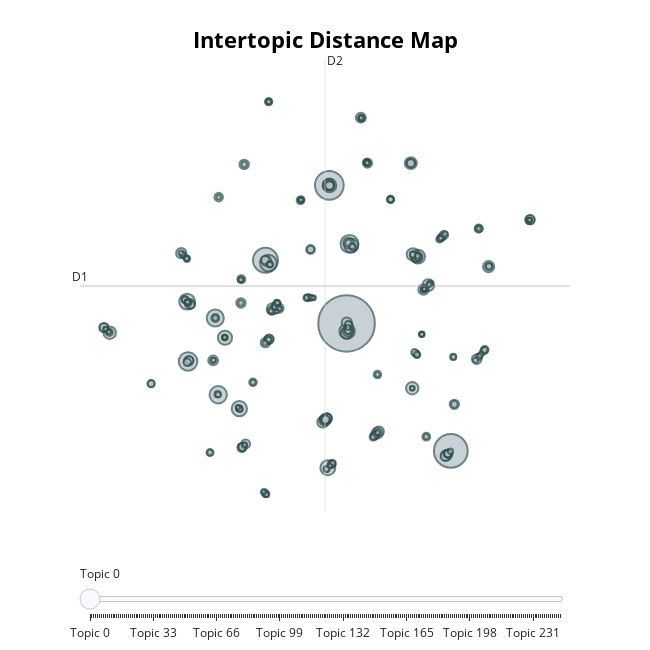

Write notebook code for a chart like this one.
### Code cell
#  BERTopic (Transformer-based)

topic_model = BERTopic()
topics, probs = topic_model.fit_transform(documents_clean)

# Visualize BERTopic topics
topic_model.visualize_topics()

### Figure 1 — Plotly figure (JSON) as saved in the notebook; plotly's stock layout.template omitted (floating-point values rounded to 4 significant figures; data arrays with more than 128 entries replaced by an {"elided": "..."} marker saying what was removed)
{"data": [{"customdata": {"elided": "246x3 mixed values"}, "hovertemplate": "<b>Topic %{customdata[0]}</b><br>%{customdata[1]}<br>Size: %{customdata[2]}", "legendgroup": "", "marker": {"color": "#B0BEC5", "line": {"color": "DarkSlateGrey", "width": 2}, "size": {"elided": "246 int values"}, "sizemode": "area", "sizeref": 1.127, "symbol": "circle"}, "mode": "markers", "name": "", "orientation": "v", "showlegend": false, "type": "scatter", "x": {"elided": "246 float values"}, "xaxis": "x", "y": {"elided": "246 float values"}, "yaxis": "y"}], "layout": {"annotations": [{"showarrow": false, "text": "D1", "x": -15.19, "y": 8.027, "yshift": 10}, {"showarrow": false, "text": "D2", "x": 5.099, "xshift": 10, "y": 27.44}], "height": 650, "hoverlabel": {"bgcolor": "white", "font": {"family": "Rockwell", "size": 16}}, "legend": {"itemsizing": "constant", "tracegroupgap": 0}, "margin": {"t": 60}, "shapes": [{"line": {"color": "#CFD8DC", "width": 2}, "type": "line", "x0": 5.099, "x1": 5.099, "y0": -11.39, "y1": 27.44}, {"line": {"color": "#9E9E9E", "width": 2}, "type": "line", "x0": -15.19, "x1": 25.39, "y0": 8.027, "y1": 8.027}], "sliders": [{"active": 0, "pad": {"t": 50}, "steps": [{"args": [{"marker.color": {"elided": "1x246 str values"}}], "label": "Topic 0", "method": "update"}, {"args": [{"marker.color": {"elided": "1x246 str values"}}], "label": "Topic 1", "method": "update"}, {"args": [{"marker.color": {"elided": "1x246 str values"}}], "label": "Topic 2", "method": "update"}, {"args": [{"marker.color": {"elided": "1x246 str values"}}], "label": "Topic 3", "method": "update"}, {"args": [{"marker.color": {"elided": "1x246 str values"}}], "label": "Topic 4", "method": "update"}, {"args": [{"marker.color": {"elided": "1x246 str values"}}], "label": "Topic 5", "method": "update"}, {"args": [{"marker.color": {"elided": "1x246 str values"}}], "label": "Topic 6", "method": "update"}, {"args": [{"marker.color": {"elided": "1x246 str values"}}], "label": "Topic 7", "method": "update"}, {"args": [{"marker.color": {"elided": "1x246 str values"}}], "label": "Topic 8", "method": "update"}, {"args": [{"marker.color": {"elided": "1x246 str values"}}], "label": "Topic 9", "method": "update"}, {"args": [{"marker.color": {"elided": "1x246 str values"}}], "label": "Topic 10", "method": "update"}, {"args": [{"marker.color": {"elided": "1x246 str values"}}], "label": "Topic 11", "method": "update"}, {"args": [{"marker.color": {"elided": "1x246 str values"}}], "label": "Topic 12", "method": "update"}, {"args": [{"marker.color": {"elided": "1x246 str values"}}], "label": "Topic 13", "method": "update"}, {"args": [{"marker.color": {"elided": "1x246 str values"}}], "label": "Topic 14", "method": "update"}, {"args": [{"marker.color": {"elided": "1x246 str values"}}], "label": "Topic 15", "method": "update"}, {"args": [{"marker.color": {"elided": "1x246 str values"}}], "label": "Topic 16", "method": "update"}, {"args": [{"marker.color": {"elided": "1x246 str values"}}], "label": "Topic 17", "method": "update"}, {"args": [{"marker.color": {"elided": "1x246 str values"}}], "label": "Topic 18", "method": "update"}, {"args": [{"marker.color": {"elided": "1x246 str values"}}], "label": "Topic 19", "method": "update"}, {"args": [{"marker.color": {"elided": "1x246 str values"}}], "label": "Topic 20", "method": "update"}, {"args": [{"marker.color": {"elided": "1x246 str values"}}], "label": "Topic 21", "method": "update"}, {"args": [{"marker.color": {"elided": "1x246 str values"}}], "label": "Topic 22", "method": "update"}, {"args": [{"marker.color": {"elided": "1x246 str values"}}], "label": "Topic 23", "method": "update"}, {"args": [{"marker.color": {"elided": "1x246 str values"}}], "label": "Topic 24", "method": "update"}, {"args": [{"marker.color": {"elided": "1x246 str values"}}], "label": "Topic 25", "method": "update"}, {"args": [{"marker.color": {"elided": "1x246 str values"}}], "label": "Topic 26", "method": "update"}, {"args": [{"marker.color": {"elided": "1x246 str values"}}], "label": "Topic 27", "method": "update"}, {"args": [{"marker.color": {"elided": "1x246 str values"}}], "label": "Topic 28", "method": "update"}, {"args": [{"marker.color": {"elided": "1x246 str values"}}], "label": "Topic 29", "method": "update"}, {"args": [{"marker.color": {"elided": "1x246 str values"}}], "label": "Topic 30", "method": "update"}, {"args": [{"marker.color": {"elided": "1x246 str values"}}], "label": "Topic 31", "method": "update"}, {"args": [{"marker.color": {"elided": "1x246 str values"}}], "label": "Topic 32", "method": "update"}, {"args": [{"marker.color": {"elided": "1x246 str values"}}], "label": "Topic 33", "method": "update"}, {"args": [{"marker.color": {"elided": "1x246 str values"}}], "label": "Topic 34", "method": "update"}, {"args": [{"marker.color": {"elided": "1x246 str values"}}], "label": "Topic 35", "method": "update"}, {"args": [{"marker.color": {"elided": "1x246 str values"}}], "label": "Topic 36", "method": "update"}, {"args": [{"marker.color": {"elided": "1x246 str values"}}], "label": "Topic 37", "method": "update"}, {"args": [{"marker.color": {"elided": "1x246 str values"}}], "label": "Topic 38", "method": "update"}, {"args": [{"marker.color": {"elided": "1x246 str values"}}], "label": "Topic 39", "method": "update"}, {"args": [{"marker.color": {"elided": "1x246 str values"}}], "label": "Topic 40", "method": "update"}, {"args": [{"marker.color": {"elided": "1x246 str values"}}], "label": "Topic 41", "method": "update"}, {"args": [{"marker.color": {"elided": "1x246 str values"}}], "label": "Topic 42", "method": "update"}, {"args": [{"marker.color": {"elided": "1x246 str values"}}], "label": "Topic 43", "method": "update"}, {"args": [{"marker.color": {"elided": "1x246 str values"}}], "label": "Topic 44", "method": "update"}, {"args": [{"marker.color": {"elided": "1x246 str values"}}], "label": "Topic 45", "method": "update"}, {"args": [{"marker.color": {"elided": "1x246 str values"}}], "label": "Topic 46", "method": "update"}, {"args": [{"marker.color": {"elided": "1x246 str values"}}], "label": "Topic 47", "method": "update"}, {"args": [{"marker.color": {"elided": "1x246 str values"}}], "label": "Topic 48", "method": "update"}, {"args": [{"marker.color": {"elided": "1x246 str values"}}], "label": "Topic 49", "method": "update"}, {"args": [{"marker.color": {"elided": "1x246 str values"}}], "label": "Topic 50", "method": "update"}, {"args": [{"marker.color": {"elided": "1x246 str values"}}], "label": "Topic 51", "method": "update"}, {"args": [{"marker.color": {"elided": "1x246 str values"}}], "label": "Topic 52", "method": "update"}, {"args": [{"marker.color": {"elided": "1x246 str values"}}], "label": "Topic 53", "method": "update"}, {"args": [{"marker.color": {"elided": "1x246 str values"}}], "label": "Topic 54", "method": "update"}, {"args": [{"marker.color": {"elided": "1x246 str values"}}], "label": "Topic 55", "method": "update"}, {"args": [{"marker.color": {"elided": "1x246 str values"}}], "label": "Topic 56", "method": "update"}, {"args": [{"marker.color": {"elided": "1x246 str values"}}], "label": "Topic 57", "method": "update"}, {"args": [{"marker.color": {"elided": "1x246 str values"}}], "label": "Topic 58", "method": "update"}, {"args": [{"marker.color": {"elided": "1x246 str values"}}], "label": "Topic 59", "method": "update"}, {"args": [{"marker.color": {"elided": "1x246 str values"}}], "label": "Topic 60", "method": "update"}, {"args": [{"marker.color": {"elided": "1x246 str values"}}], "label": "Topic 61", "method": "update"}, {"args": [{"marker.color": {"elided": "1x246 str values"}}], "label": "Topic 62", "method": "update"}, {"args": [{"marker.color": {"elided": "1x246 str values"}}], "label": "Topic 63", "method": "update"}, {"args": [{"marker.color": {"elided": "1x246 str values"}}], "label": "Topic 64", "method": "update"}, {"args": [{"marker.color": {"elided": "1x246 str values"}}], "label": "Topic 65", "method": "update"}, {"args": [{"marker.color": {"elided": "1x246 str values"}}], "label": "Topic 66", "method": "update"}, {"args": [{"marker.color": {"elided": "1x246 str values"}}], "label": "Topic 67", "method": "update"}, {"args": [{"marker.color": {"elided": "1x246 str values"}}], "label": "Topic 68", "method": "update"}, {"args": [{"marker.color": {"elided": "1x246 str values"}}], "label": "Topic 69", "method": "update"}, {"args": [{"marker.color": {"elided": "1x246 str values"}}], "label": "Topic 70", "method": "update"}, {"args": [{"marker.color": {"elided": "1x246 str values"}}], "label": "Topic 71", "method": "update"}, {"args": [{"marker.color": {"elided": "1x246 str values"}}], "label": "Topic 72", "method": "update"}, {"args": [{"marker.color": {"elided": "1x246 str values"}}], "label": "Topic 73", "method": "update"}, {"args": [{"marker.color": {"elided": "1x246 str values"}}], "label": "Topic 74", "method": "update"}, {"args": [{"marker.color": {"elided": "1x246 str values"}}], "label": "Topic 75", "method": "update"}, {"args": [{"marker.color": {"elided": "1x246 str values"}}], "label": "Topic 76", "method": "update"}, {"args": [{"marker.color": {"elided": "1x246 str values"}}], "label": "Topic 77", "method": "update"}, {"args": [{"marker.color": {"elided": "1x246 str values"}}], "label": "Topic 78", "method": "update"}, {"args": [{"marker.color": {"elided": "1x246 str values"}}], "label": "Topic 79", "method": "update"}, {"args": [{"marker.color": {"elided": "1x246 str values"}}], "label": "Topic 80", "method": "update"}, {"args": [{"marker.color": {"elided": "1x246 str values"}}], "label": "Topic 81", "method": "update"}, {"args": [{"marker.color": {"elided": "1x246 str values"}}], "label": "Topic 82", "method": "update"}, {"args": [{"marker.color": {"elided": "1x246 str values"}}], "label": "Topic 83", "method": "update"}, {"args": [{"marker.color": {"elided": "1x246 str values"}}], "label": "Topic 84", "method": "update"}, {"args": [{"marker.color": {"elided": "1x246 str values"}}], "label": "Topic 85", "method": "update"}, {"args": [{"marker.color": {"elided": "1x246 str values"}}], "label": "Topic 86", "method": "update"}, {"args": [{"marker.color": {"elided": "1x246 str values"}}], "label": "Topic 87", "method": "update"}, {"args": [{"marker.color": {"elided": "1x246 str values"}}], "label": "Topic 88", "method": "update"}, {"args": [{"marker.color": {"elided": "1x246 str values"}}], "label": "Topic 89", "method": "update"}, {"args": [{"marker.color": {"elided": "1x246 str values"}}], "label": "Topic 90", "method": "update"}, {"args": [{"marker.color": {"elided": "1x246 str values"}}], "label": "Topic 91", "method": "update"}, {"args": [{"marker.color": {"elided": "1x246 str values"}}], "label": "Topic 92", "method": "update"}, {"args": [{"marker.color": {"elided": "1x246 str values"}}], "label": "Topic 93", "method": "update"}, {"args": [{"marker.color": {"elided": "1x246 str values"}}], "label": "Topic 94", "method": "update"}, {"args": [{"marker.color": {"elided": "1x246 str values"}}], "label": "Topic 95", "method": "update"}, {"args": [{"marker.color": {"elided": "1x246 str values"}}], "label": "Topic 96", "method": "update"}, {"args": [{"marker.color": {"elided": "1x246 str values"}}], "label": "Topic 97", "method": "update"}, {"args": [{"marker.color": {"elided": "1x246 str values"}}], "label": "Topic 98", "method": "update"}, {"args": [{"marker.color": {"elided": "1x246 str values"}}], "label": "Topic 99", "method": "update"}, {"args": [{"marker.color": {"elided": "1x246 str values"}}], "label": "Topic 100", "method": "update"}, {"args": [{"marker.color": {"elided": "1x246 str values"}}], "label": "Topic 101", "method": "update"}, {"args": [{"marker.color": {"elided": "1x246 str values"}}], "label": "Topic 102", "method": "update"}, {"args": [{"marker.color": {"elided": "1x246 str values"}}], "label": "Topic 103", "method": "update"}, {"args": [{"marker.color": {"elided": "1x246 str values"}}], "label": "Topic 104", "method": "update"}, {"args": [{"marker.color": {"elided": "1x246 str values"}}], "label": "Topic 105", "method": "update"}, {"args": [{"marker.color": {"elided": "1x246 str values"}}], "label": "Topic 106", "method": "update"}, {"args": [{"marker.color": {"elided": "1x246 str values"}}], "label": "Topic 107", "method": "update"}, {"args": [{"marker.color": {"elided": "1x246 str values"}}], "label": "Topic 108", "method": "update"}, {"args": [{"marker.color": {"elided": "1x246 str values"}}], "label": "Topic 109", "method": "update"}, {"args": [{"marker.color": {"elided": "1x246 str values"}}], "label": "Topic 110", "method": "update"}, {"args": [{"marker.color": {"elided": "1x246 str values"}}], "label": "Topic 111", "method": "update"}, {"args": [{"marker.color": {"elided": "1x246 str values"}}], "label": "Topic 112", "method": "update"}, {"args": [{"marker.color": {"elided": "1x246 str values"}}], "label": "Topic 113", "method": "update"}, {"args": [{"marker.color": {"elided": "1x246 str values"}}], "label": "Topic 114", "method": "update"}, {"args": [{"marker.color": {"elided": "1x246 str values"}}], "label": "Topic 115", "method": "update"}, {"args": [{"marker.color": {"elided": "1x246 str values"}}], "label": "Topic 116", "method": "update"}, {"args": [{"marker.color": {"elided": "1x246 str values"}}], "label": "Topic 117", "method": "update"}, {"args": [{"marker.color": {"elided": "1x246 str values"}}], "label": "Topic 118", "method": "update"}, {"args": [{"marker.color": {"elided": "1x246 str values"}}], "label": "Topic 119", "method": "update"}, {"args": [{"marker.color": {"elided": "1x246 str values"}}], "label": "Topic 120", "method": "update"}, {"args": [{"marker.color": {"elided": "1x246 str values"}}], "label": "Topic 121", "method": "update"}, {"args": [{"marker.color": {"elided": "1x246 str values"}}], "label": "Topic 122", "method": "update"}, {"args": [{"marker.color": {"elided": "1x246 str values"}}], "label": "Topic 123", "method": "update"}, {"args": [{"marker.color": {"elided": "1x246 str values"}}], "label": "Topic 124", "method": "update"}, {"args": [{"marker.color": {"elided": "1x246 str values"}}], "label": "Topic 125", "method": "update"}, {"args": [{"marker.color": {"elided": "1x246 str values"}}], "label": "Topic 126", "method": "update"}, {"args": [{"marker.color": {"elided": "1x246 str values"}}], "label": "Topic 127", "method": "update"}, {"args": [{"marker.color": {"elided": "1x246 str values"}}], "label": "Topic 128", "method": "update"}, {"args": [{"marker.color": {"elided": "1x246 str values"}}], "label": "Topic 129", "method": "update"}, {"args": [{"marker.color": {"elided": "1x246 str values"}}], "label": "Topic 130", "method": "update"}, {"args": [{"marker.color": {"elided": "1x246 str values"}}], "label": "Topic 131", "method": "update"}, {"args": [{"marker.color": {"elided": "1x246 str values"}}], "label": "Topic 132", "method": "update"}, {"args": [{"marker.color": {"elided": "1x246 str values"}}], "label": "Topic 133", "method": "update"}, {"args": [{"marker.color": {"elided": "1x246 str values"}}], "label": "Topic 134", "method": "update"}, {"args": [{"marker.color": {"elided": "1x246 str values"}}], "label": "Topic 135", "method": "update"}, {"args": [{"marker.color": {"elided": "1x246 str values"}}], "label": "Topic 136", "method": "update"}, {"args": [{"marker.color": {"elided": "1x246 str values"}}], "label": "Topic 137", "method": "update"}, {"args": [{"marker.color": {"elided": "1x246 str values"}}], "label": "Topic 138", "method": "update"}, {"args": [{"marker.color": {"elided": "1x246 str values"}}], "label": "Topic 139", "method": "update"}, {"args": [{"marker.color": {"elided": "1x246 str values"}}], "label": "Topic 140", "method": "update"}, {"args": [{"marker.color": {"elided": "1x246 str values"}}], "label": "Topic 141", "method": "update"}, {"args": [{"marker.color": {"elided": "1x246 str values"}}], "label": "Topic 142", "method": "update"}, {"args": [{"marker.color": {"elided": "1x246 str values"}}], "label": "Topic 143", "method": "update"}, {"args": [{"marker.color": {"elided": "1x246 str values"}}], "label": "Topic 144", "method": "update"}, {"args": [{"marker.color": {"elided": "1x246 str values"}}], "label": "Topic 145", "method": "update"}, {"args": [{"marker.color": {"elided": "1x246 str values"}}], "label": "Topic 146", "method": "update"}, {"args": [{"marker.color": {"elided": "1x246 str values"}}], "label": "Topic 147", "method": "update"}, {"args": [{"marker.color": {"elided": "1x246 str values"}}], "label": "Topic 148", "method": "update"}, {"args": [{"marker.color": {"elided": "1x246 str values"}}], "label": "Topic 149", "method": "update"}, {"args": [{"marker.color": {"elided": "1x246 str values"}}], "label": "Topic 150", "method": "update"}, {"args": [{"marker.color": {"elided": "1x246 str values"}}], "label": "Topic 151", "method": "update"}, {"args": [{"marker.color": {"elided": "1x246 str values"}}], "label": "Topic 152", "method": "update"}, {"args": [{"marker.color": {"elided": "1x246 str values"}}], "label": "Topic 153", "method": "update"}, {"args": [{"marker.color": {"elided": "1x246 str values"}}], "label": "Topic 154", "method": "update"}, {"args": [{"marker.color": {"elided": "1x246 str values"}}], "label": "Topic 155", "method": "update"}, {"args": [{"marker.color": {"elided": "1x246 str values"}}], "label": "Topic 156", "method": "update"}, {"args": [{"marker.color": {"elided": "1x246 str values"}}], "label": "Topic 157", "method": "update"}, {"args": [{"marker.color": {"elided": "1x246 str values"}}], "label": "Topic 158", "method": "update"}, {"args": [{"marker.color": {"elided": "1x246 str values"}}], "label": "Topic 159", "method": "update"}, {"args": [{"marker.color": {"elided": "1x246 str values"}}], "label": "Topic 160", "method": "update"}, {"args": [{"marker.color": {"elided": "1x246 str values"}}], "label": "Topic 161", "method": "update"}, {"args": [{"marker.color": {"elided": "1x246 str values"}}], "label": "Topic 162", "method": "update"}, {"args": [{"marker.color": {"elided": "1x246 str values"}}], "label": "Topic 163", "method": "update"}, {"args": [{"marker.color": {"elided": "1x246 str values"}}], "label": "Topic 164", "method": "update"}, {"args": [{"marker.color": {"elided": "1x246 str values"}}], "label": "Topic 165", "method": "update"}, {"args": [{"marker.color": {"elided": "1x246 str values"}}], "label": "Topic 166", "method": "update"}, {"args": [{"marker.color": {"elided": "1x246 str values"}}], "label": "Topic 167", "method": "update"}, {"args": [{"marker.color": {"elided": "1x246 str values"}}], "label": "Topic 168", "method": "update"}, {"args": [{"marker.color": {"elided": "1x246 str values"}}], "label": "Topic 169", "method": "update"}, {"args": [{"marker.color": {"elided": "1x246 str values"}}], "label": "Topic 170", "method": "update"}, {"args": [{"marker.color": {"elided": "1x246 str values"}}], "label": "Topic 171", "method": "update"}, {"args": [{"marker.color": {"elided": "1x246 str values"}}], "label": "Topic 172", "method": "update"}, {"args": [{"marker.color": {"elided": "1x246 str values"}}], "label": "Topic 173", "method": "update"}, {"args": [{"marker.color": {"elided": "1x246 str values"}}], "label": "Topic 174", "method": "update"}, {"args": [{"marker.color": {"elided": "1x246 str values"}}], "label": "Topic 175", "method": "update"}, {"args": [{"marker.color": {"elided": "1x246 str values"}}], "label": "Topic 176", "method": "update"}, {"args": [{"marker.color": {"elided": "1x246 str values"}}], "label": "Topic 177", "method": "update"}, {"args": [{"marker.color": {"elided": "1x246 str values"}}], "label": "Topic 178", "method": "update"}, {"args": [{"marker.color": {"elided": "1x246 str values"}}], "label": "Topic 179", "method": "update"}, {"args": [{"marker.color": {"elided": "1x246 str values"}}], "label": "Topic 180", "method": "update"}, {"args": [{"marker.color": {"elided": "1x246 str values"}}], "label": "Topic 181", "method": "update"}, {"args": [{"marker.color": {"elided": "1x246 str values"}}], "label": "Topic 182", "method": "update"}, {"args": [{"marker.color": {"elided": "1x246 str values"}}], "label": "Topic 183", "method": "update"}, {"args": [{"marker.color": {"elided": "1x246 str values"}}], "label": "Topic 184", "method": "update"}, {"args": [{"marker.color": {"elided": "1x246 str values"}}], "label": "Topic 185", "method": "update"}, {"args": [{"marker.color": {"elided": "1x246 str values"}}], "label": "Topic 186", "method": "update"}, {"args": [{"marker.color": {"elided": "1x246 str values"}}], "label": "Topic 187", "method": "update"}, {"args": [{"marker.color": {"elided": "1x246 str values"}}], "label": "Topic 188", "method": "update"}, {"args": [{"marker.color": {"elided": "1x246 str values"}}], "label": "Topic 189", "method": "update"}, {"args": [{"marker.color": {"elided": "1x246 str values"}}], "label": "Topic 190", "method": "update"}, {"args": [{"marker.color": {"elided": "1x246 str values"}}], "label": "Topic 191", "method": "update"}, {"args": [{"marker.color": {"elided": "1x246 str values"}}], "label": "Topic 192", "method": "update"}, {"args": [{"marker.color": {"elided": "1x246 str values"}}], "label": "Topic 193", "method": "update"}, {"args": [{"marker.color": {"elided": "1x246 str values"}}], "label": "Topic 194", "method": "update"}, {"args": [{"marker.color": {"elided": "1x246 str values"}}], "label": "Topic 195", "method": "update"}, {"args": [{"marker.color": {"elided": "1x246 str values"}}], "label": "Topic 196", "method": "update"}, {"args": [{"marker.color": {"elided": "1x246 str values"}}], "label": "Topic 197", "method": "update"}, {"args": [{"marker.color": {"elided": "1x246 str values"}}], "label": "Topic 198", "method": "update"}, {"args": [{"marker.color": {"elided": "1x246 str values"}}], "label": "Topic 199", "method": "update"}, {"args": [{"marker.color": {"elided": "1x246 str values"}}], "label": "Topic 200", "method": "update"}, {"args": [{"marker.color": {"elided": "1x246 str values"}}], "label": "Topic 201", "method": "update"}, {"args": [{"marker.color": {"elided": "1x246 str values"}}], "label": "Topic 202", "method": "update"}, {"args": [{"marker.color": {"elided": "1x246 str values"}}], "label": "Topic 203", "method": "update"}, {"args": [{"marker.color": {"elided": "1x246 str values"}}], "label": "Topic 204", "method": "update"}, {"args": [{"marker.color": {"elided": "1x246 str values"}}], "label": "Topic 205", "method": "update"}, {"args": [{"marker.color": {"elided": "1x246 str values"}}], "label": "Topic 206", "method": "update"}, {"args": [{"marker.color": {"elided": "1x246 str values"}}], "label": "Topic 207", "method": "update"}, {"args": [{"marker.color": {"elided": "1x246 str values"}}], "label": "Topic 208", "method": "update"}, {"args": [{"marker.color": {"elided": "1x246 str values"}}], "label": "Topic 209", "method": "update"}, {"args": [{"marker.color": {"elided": "1x246 str values"}}], "label": "Topic 210", "method": "update"}, {"args": [{"marker.color": {"elided": "1x246 str values"}}], "label": "Topic 211", "method": "update"}, {"args": [{"marker.color": {"elided": "1x246 str values"}}], "label": "Topic 212", "method": "update"}, {"args": [{"marker.color": {"elided": "1x246 str values"}}], "label": "Topic 213", "method": "update"}, {"args": [{"marker.color": {"elided": "1x246 str values"}}], "label": "Topic 214", "method": "update"}, {"args": [{"marker.color": {"elided": "1x246 str values"}}], "label": "Topic 215", "method": "update"}, {"args": [{"marker.color": {"elided": "1x246 str values"}}], "label": "Topic 216", "method": "update"}, {"args": [{"marker.color": {"elided": "1x246 str values"}}], "label": "Topic 217", "method": "update"}, {"args": [{"marker.color": {"elided": "1x246 str values"}}], "label": "Topic 218", "method": "update"}, {"args": [{"marker.color": {"elided": "1x246 str values"}}], "label": "Topic 219", "method": "update"}, {"args": [{"marker.color": {"elided": "1x246 str values"}}], "label": "Topic 220", "method": "update"}, {"args": [{"marker.color": {"elided": "1x246 str values"}}], "label": "Topic 221", "method": "update"}, {"args": [{"marker.color": {"elided": "1x246 str values"}}], "label": "Topic 222", "method": "update"}, {"args": [{"marker.color": {"elided": "1x246 str values"}}], "label": "Topic 223", "method": "update"}, {"args": [{"marker.color": {"elided": "1x246 str values"}}], "label": "Topic 224", "method": "update"}, {"args": [{"marker.color": {"elided": "1x246 str values"}}], "label": "Topic 225", "method": "update"}, {"args": [{"marker.color": {"elided": "1x246 str values"}}], "label": "Topic 226", "method": "update"}, {"args": [{"marker.color": {"elided": "1x246 str values"}}], "label": "Topic 227", "method": "update"}, {"args": [{"marker.color": {"elided": "1x246 str values"}}], "label": "Topic 228", "method": "update"}, {"args": [{"marker.color": {"elided": "1x246 str values"}}], "label": "Topic 229", "method": "update"}, {"args": [{"marker.color": {"elided": "1x246 str values"}}], "label": "Topic 230", "method": "update"}, {"args": [{"marker.color": {"elided": "1x246 str values"}}], "label": "Topic 231", "method": "update"}, {"args": [{"marker.color": {"elided": "1x246 str values"}}], "label": "Topic 232", "method": "update"}, {"args": [{"marker.color": {"elided": "1x246 str values"}}], "label": "Topic 233", "method": "update"}, {"args": [{"marker.color": {"elided": "1x246 str values"}}], "label": "Topic 234", "method": "update"}, {"args": [{"marker.color": {"elided": "1x246 str values"}}], "label": "Topic 235", "method": "update"}, {"args": [{"marker.color": {"elided": "1x246 str values"}}], "label": "Topic 236", "method": "update"}, {"args": [{"marker.color": {"elided": "1x246 str values"}}], "label": "Topic 237", "method": "update"}, {"args": [{"marker.color": {"elided": "1x246 str values"}}], "label": "Topic 238", "method": "update"}, {"args": [{"marker.color": {"elided": "1x246 str values"}}], "label": "Topic 239", "method": "update"}, {"args": [{"marker.color": {"elided": "1x246 str values"}}], "label": "Topic 240", "method": "update"}, {"args": [{"marker.color": {"elided": "1x246 str values"}}], "label": "Topic 241", "method": "update"}, {"args": [{"marker.color": {"elided": "1x246 str values"}}], "label": "Topic 242", "method": "update"}, {"args": [{"marker.color": {"elided": "1x246 str values"}}], "label": "Topic 243", "method": "update"}, {"args": [{"marker.color": {"elided": "1x246 str values"}}], "label": "Topic 244", "method": "update"}, {"args": [{"marker.color": {"elided": "1x246 str values"}}], "label": "Topic 245", "method": "update"}]}], "title": {"font": {"color": "Black", "size": 22}, "text": "<b>Intertopic Distance Map</b>", "x": 0.5, "xanchor": "center", "y": 0.95, "yanchor": "top"}, "width": 650, "xaxis": {"anchor": "y", "domain": [0, 1], "range": [-15.19, 25.39], "title": {"text": ""}, "visible": false}, "yaxis": {"anchor": "x", "domain": [0, 1], "range": [-11.39, 27.44], "title": {"text": ""}, "visible": false}}}
